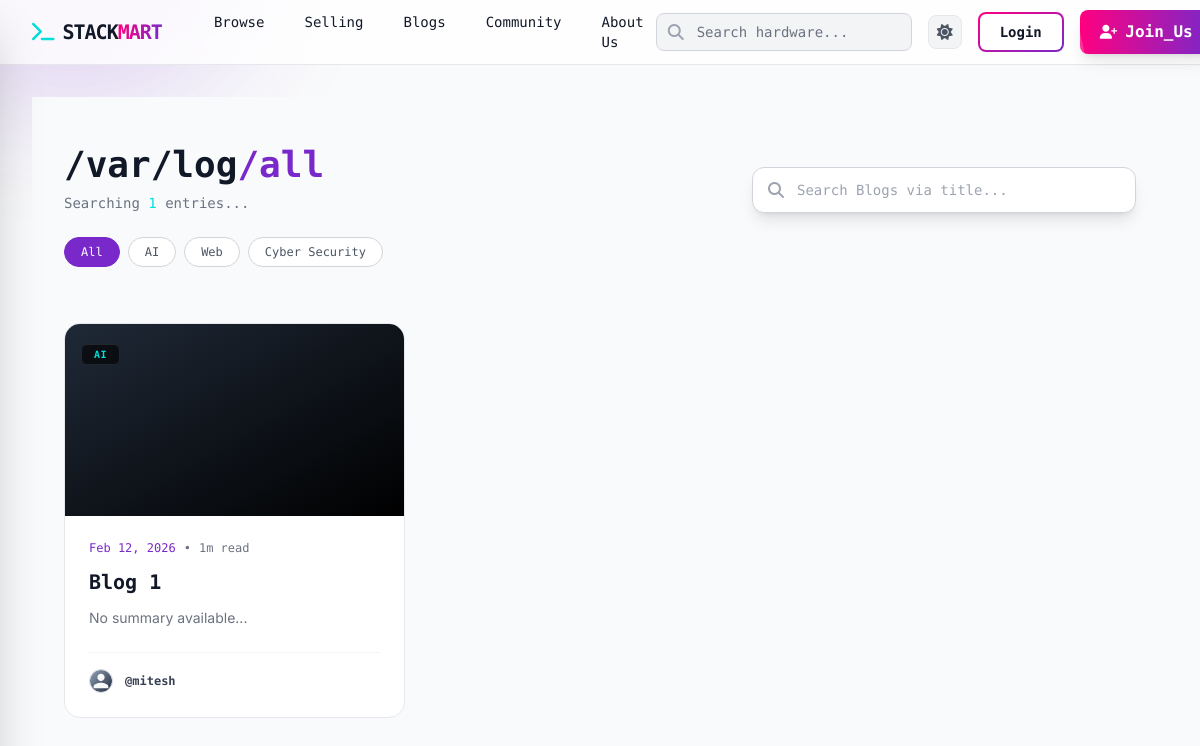
The app's page /blogs/ with its own data.
### apps/users/models.py (models this page shows, shortened)
class BlogCategory(models.Model):
    name = models.CharField(max_length=100,unique=True)
    slug = models.SlugField(max_length=30,unique=True,null=True,blank=True)

class Blog(BaseClass):
    class Status(models.TextChoices):
        DRAFT = "draft", "Draft"
        SUBMITTED = "submitted", "Submitted for Review"
        APPROVED = "approved", "Approved"
        REJECTED = "rejected", "Rejected"
    author = models.ForeignKey(User,related_name="blogs",on_delete=models.CASCADE)
    category = models.ForeignKey(BlogCategory,related_name="blogs",on_delete=models.CASCADE,null=True)
    body = models.TextField(null=True,blank=True)
    title = models.CharField(null=True,blank=True)
    summary = models.CharField(max_length=200,null=True,blank=True)
    cover_image = models.ImageField(upload_to=blog_cover_upload_path, blank=True, null=True)
    status = models.CharField(max_length=100,choices= Status.choices, default=Status.DRAFT)
    @property
    def read_time(self):
        word_count = len(self.body.split())
        minutes = math.ceil(word_count / 200)
        return minutes
    class Meta:
        ordering = ['-created_at']

class User(BaseClass):
    USER_TYPE_CHOICES = (
        ("buyer", "Buyer"),
        ("seller", "Seller"),
    )
    user_type = models.CharField(max_length=50, null=False, blank=False, choices=USER_TYPE_CHOICES)
    profile = models.ImageField(upload_to=profile_upload_path, default="defaults/user-avatar.svg")
    username = models.CharField(max_length=100,null=False,blank=False,unique=True)
    email = models.EmailField(max_length=100, null=False, blank=False, unique=True)
    mobile = models.CharField(max_length=100, null=False, blank=False, unique=True)
    pancard = models.FileField(upload_to=pancard_upload_path, null=False, blank=False)
    password = models.CharField(max_length=255, null=False, blank=False)
    is_active = models.BooleanField(default=False)
    is_mail_verified = models.BooleanField(default=False)
    last_login = models.DateTimeField(null=True, blank=True)

### apps/dashboard/views.py (the view)
# urls.py: path('blogs/', BlogListView.as_view(), name='blog-list'),
def blog(request):
    queryset = Blog.objects.filter(status="approved").order_by('-created_at')
    filter_set = BlogFilter(request.GET, queryset=queryset)
    paginator = Paginator(filter_set.qs, 4) # 9 items per page
    page_number = request.GET.get('page') or 1
    page_obj = paginator.get_page(page_number)
    elided_page_range = paginator.get_elided_page_range(page_number, on_each_side=1, on_ends=1)
    context = {
        'page_obj': page_obj,
        'filter': filter_set,
        'elided_page_range': elided_page_range, # <--- Pass this to template
    }
    context['categories'] = BlogCategory.objects.all()
    if request.headers.get('HX-Request'):
        return render(request, 'dashboard/partials/blog_results.html', context)
    return render(request, 'dashboard/blog_list.html', context)

### apps/dashboard/templates/dashboard/blog_list.html (shortened to what this page needs)
{% extends 'dashboard/base.html' %}
{% load static %}
{% block content %}
<div class="min-h-screen pb-20 pt-12 px-4 sm:px-6 lg:px-8 bg-gray-50 dark:bg-transparent">
    <div class="max-w-7xl mx-auto mb-12">
        <div class="flex flex-col md:flex-row md:items-end justify-between gap-6">
            <div>
                <h1 class="text-4xl font-extrabold font-mono text-gray-900 dark:text-white mb-2">
                    /var/log<span class="text-brand-purple">/all</span>
                </h1>
                <p class="text-gray-500 font-mono text-sm">
                    Searching <span class="text-brand-cyan">{{ page_obj.paginator.count }}</span> entries...
                </p>
            </div>
            <div class="w-full md:w-96 relative group z-10">
                <input type="text" id="search-input" name="title" placeholder="Search Blogs via title..."
                    class="w-full bg-white dark:bg-[#18181b] border border-gray-300 dark:border-gray-700 rounded-xl py-3 pl-11 pr-10 text-sm font-mono text-gray-900 dark:text-white focus:border-brand-cyan focus:ring-1 focus:ring-brand-cyan outline-none transition-all shadow-lg dark:shadow-none peer"
                    hx-get="{% url 'blog' %}" hx-trigger="keyup changed delay:500ms, search"
                    hx-target="#blog-results" hx-indicator="#search-loader" value="{{ request.GET.title|default:'' }}"
                    autocomplete="off" oninput="toggleReset(this)">
            </div>
        </div>
        <div class="flex gap-2 mt-6 overflow-x-auto pb-2 custom-scrollbar" id="category-filters">
    <button onclick="setActiveCategory(this)"
            class="px-4 py-1.5 rounded-full border text-xs font-mono transition-all whitespace-nowrap
            {% if not request.GET.category %}
                bg-brand-purple text-white border-brand-purple
            {% else %}
                bg-white dark:bg-[#18181b] border-gray-300 dark:border-gray-700 text-gray-600 dark:text-gray-400 hover:border-brand-purple hover:text-brand-purple
            {% endif %}"
            hx-get="{% url 'blog' %}"
            hx-vals='{"category": ""}'
            hx-include="[name='title']"
            hx-target="#blog-results">
        All
    </button>
    {% for cat in categories %}
    <button onclick="setActiveCategory(this)"
            class="px-4 py-1.5 rounded-full border text-xs font-mono transition-all whitespace-nowrap
            {% if request.GET.category == cat.slug %}
                bg-brand-purple text-white border-brand-purple
            {% else %}
                bg-white dark:bg-[#18181b] border-gray-300 dark:border-gray-700 text-gray-600 dark:text-gray-400 hover:border-brand-purple hover:text-brand-purple
            {% endif %}"
            hx-get="{% url 'blog' %}"
            hx-vals='{"category": "{{ cat.slug }}"}'
            hx-include="[name='title']"
            hx-target="#blog-results">
        {{ cat.name }}
    </button>
    {% endfor %}
</div>
    </div>
    <div id="blog-results" class="max-w-7xl mx-auto">
        {% include 'dashboard/partials/blog_results.html' %}
    </div>
</div>
{% endblock %}

### apps/dashboard/templates/dashboard/partials/blog_results.html (shortened to what this page needs)
<div class="grid grid-cols-1 md:grid-cols-2 lg:grid-cols-3 gap-6 opacity-0 animate-fade-in-up" style="animation-fill-mode: forwards;">
    {% for blog in page_obj %}
    <a href="{% url 'blogView' blog.id %}" class="group relative bg-white dark:bg-[#131316] border border-gray-200 dark:border-gray-800 rounded-2xl overflow-hidden hover:border-brand-purple/50 transition-all duration-300 hover:shadow-2xl hover:shadow-brand-purple/10 flex flex-col h-full">
        <div class="h-48 overflow-hidden relative">
            {% if blog.cover_image %}
                <img src="{{ blog.cover_image.url }}" class="w-full h-full object-cover group-hover:scale-105 transition-transform duration-500">
            {% else %}
                <div class="w-full h-full bg-gradient-to-br from-gray-800 to-black"></div>
            {% endif %}
            <div class="absolute top-4 left-4">
                <span class="px-3 py-1 rounded-md bg-black/60 backdrop-blur-md border border-white/10 text-[10px] font-mono font-bold text-brand-cyan uppercase tracking-wider">
                    {{ blog.category.name }}
                </span>
            </div>
        </div>
        <div class="p-6 flex flex-col flex-grow">
            <div class="flex items-center gap-2 mb-3 text-xs font-mono text-gray-500">
                <span class="text-brand-purple">{{ blog.created_at|date:"M d, Y" }}</span>
                <span>•</span>
                <span>{{ blog.read_time }}m read</span>
            </div>
            <h3 class="text-xl font-bold text-gray-900 dark:text-white font-mono mb-3 line-clamp-2 group-hover:text-brand-purple transition-colors">
                {{ blog.title }}
            </h3>
            <p class="text-sm text-gray-500 dark:text-gray-400 line-clamp-3 mb-6 flex-grow">
                {{ blog.summary|default:"No summary available..." }}
            </p>
            <div class="flex items-center gap-3 pt-4 border-t border-gray-100 dark:border-gray-800 mt-auto">
                <img src="{{ blog.author.profile.url }}" class="w-6 h-6 rounded-full border border-gray-300 dark:border-gray-700">
                <span class="text-xs font-mono font-bold text-gray-700 dark:text-gray-300">@{{ blog.author.username }}</span>
            </div>
        </div>
    </a>
    {% endfor %}
</div>

### apps/dashboard/templates/dashboard/partials/blog_results.html (style rules this page uses)
.animate-fade-in-up { animation: fadeInUp 0.4s ease-out forwards; }

### records on screen
BlogCategory: name "AI"
BlogCategory: name "Web"
BlogCategory: name "Cyber Security"
Blog: category.name "AI", created_at "Feb 12, 2026", read_time "1", title "Blog 1", summary "No summary available...", author.profile (picture), author.username "mitesh"

### other values on screen
{{ page_obj.paginator.count }} "1"
